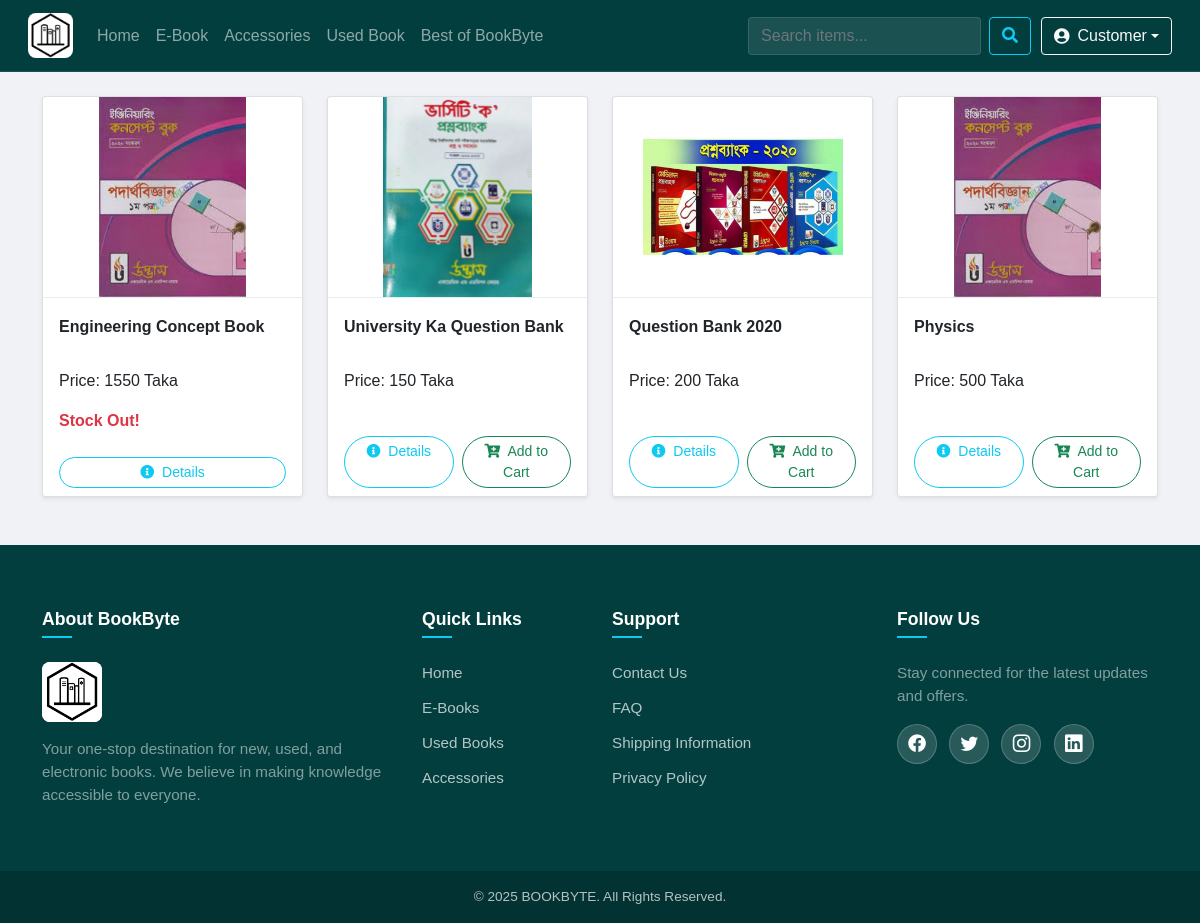
Page /admission_user/ (signed in) on the earlier database version.
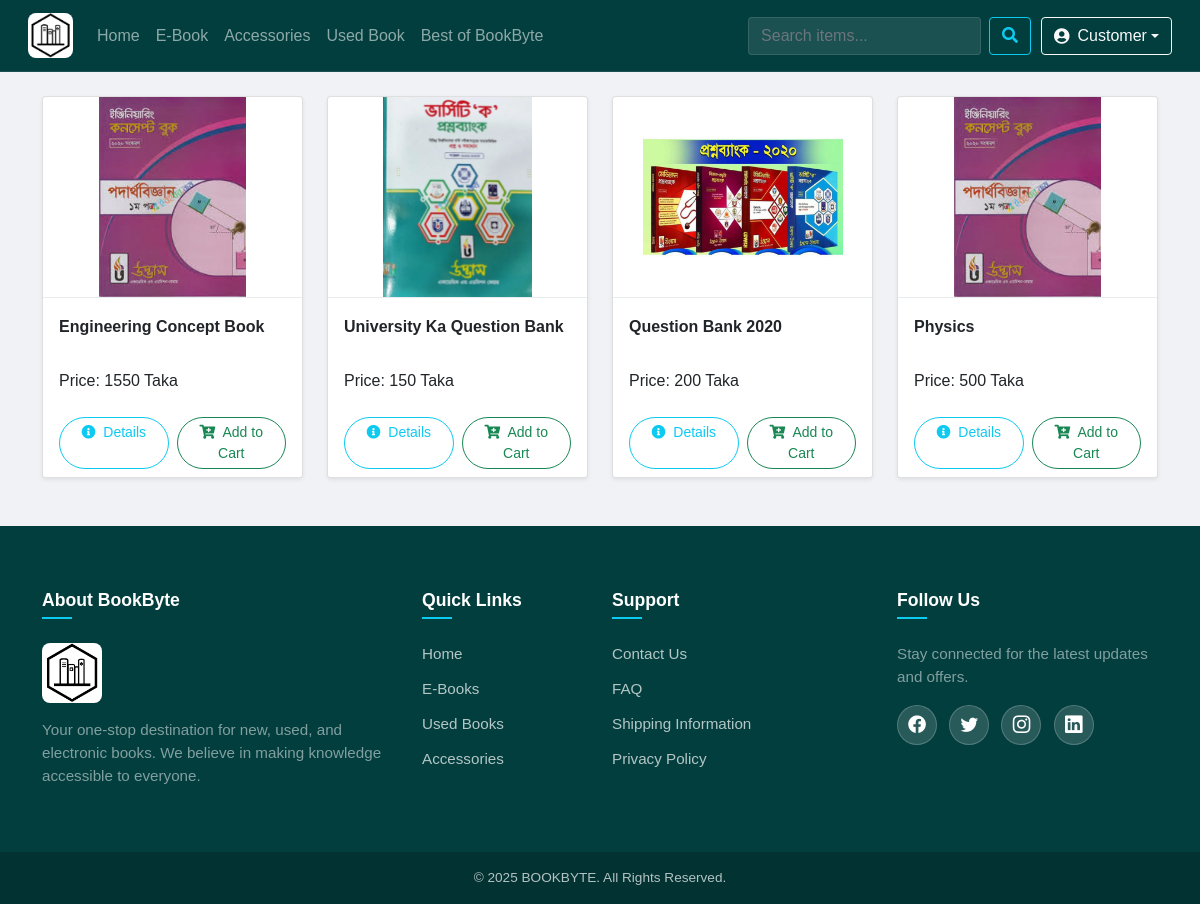
Same page on the later database version.
### products/models.py (models this page shows, shortened)
class Book(models.Model):
    title = models.CharField(max_length=200)
    author = models.CharField(max_length=200)
    publisher = models.CharField(max_length=200)
    description = models.TextField(blank=True, null=True)
    category_type = (('Story', 'Story'), ('Fiction', 'Fiction'), ('Non-Fiction', 'Non-Fiction'), ('Novel', 'Novel'),
                     ('History', 'History'), ('Poetry', 'Poetry'), ('Cookbook', 'Cookbook'),
                     ('Drama', 'Drama'), ('Thriller', 'Thriller'), ('Biography', 'Biography'), ('Action', 'Action'),
                     ('Literature', 'Literature'), ('Adventure', 'Adventure'), ('Others', 'Others'))
    category = models.CharField(max_length=200, choices=category_type, blank=True, null=True)
    price = models.IntegerField(blank=True, null=True)
    quantity = models.IntegerField(blank=True, null=True)
    image = models.ImageField(upload_to='images/', blank=True, null=True, default='images/default.jpg')
    review_choice = models.ForeignKey('Review', on_delete= models.CASCADE, blank=True, null=True)
    type = (('New', 'New'), ('Used', 'Used'), ('Academic', 'Academic'), ('Admission', 'Admission'))
    type_choice = models.CharField(max_length=100, choices=type, blank=True, null=True)
    donated_by = models.ForeignKey(User, on_delete=models.SET_NULL, null=True, blank=True)
    date_time = models.DateTimeField(auto_now_add=True, blank=True, null=True)
    sales_count = models.IntegerField(default=0)
    average_rating = models.FloatField(default=0.0)

### user/views.py (the view)
# urls.py: path('admission_user/', u_views.admission_user, name='admission_user'),
@login_required
def admission_user(request):
    products = Book.objects.filter(type_choice='Admission').order_by('-date_time')
    context = {'products': products}
    return render(request, template_name='admission_user.html', context=context)

### user/templates/admission_user.html
{% extends 'main_user.html' %}
{% load static %}
{% block content %}
<link rel="stylesheet" href="{% static 'css/home_user.css' %}">
<link href="https://cdnjs.cloudflare.com/ajax/libs/font-awesome/5.15.4/css/all.min.css" rel="stylesheet">
<div class="container py-4">
    <div class="row">
        {% for p in products %}
        <div class="col-md-3 mb-4">
            <div class="card h-100 shadow-sm rounded-4">
                {% if p.image %}
                <img src="{{ p.image.url }}" class="card-img-top rounded-top" style="height: 200px; object-fit: contain;" alt="{{ p.title }}">
                {% endif %}
                <div class="card-body">
                    <h6 class="card-title fw-semibold">{{ p.title }}</h6>
                    <p class="card-text">Price: {{ p.price }} Taka</p>
                    {% if p.quantity == 0 %}
                        <p class="card-text fw-bold text-danger">Stock Out!</p>
                    {% endif %}
                </div>
                <div class="card-footer bg-white border-top-0">
                    <div class="d-flex justify-content-between gap-2">
                        <a href="{% url 'book_details_user' p.id %}" class="btn btn-outline-info btn-sm rounded-pill w-100">
                            <i class="fas fa-info-circle me-1"></i> Details
                        </a>
                        {% if p.quantity != 0 %}
                        <a href="{% url 'add_to_cart_book' p.id %}" class="btn btn-outline-success btn-sm rounded-pill w-100">
                            <i class="fas fa-cart-plus me-1"></i> Add to Cart
                        </a>
                        {% endif %}
                    </div>
                </div>
            </div>
        </div>
        {% endfor %}
    </div>
</div>
{% endblock %}

Differences in the rows shown:
changed Book "Engineering Concept Book": quantity "Stock Out!" → "Add to Cart"
